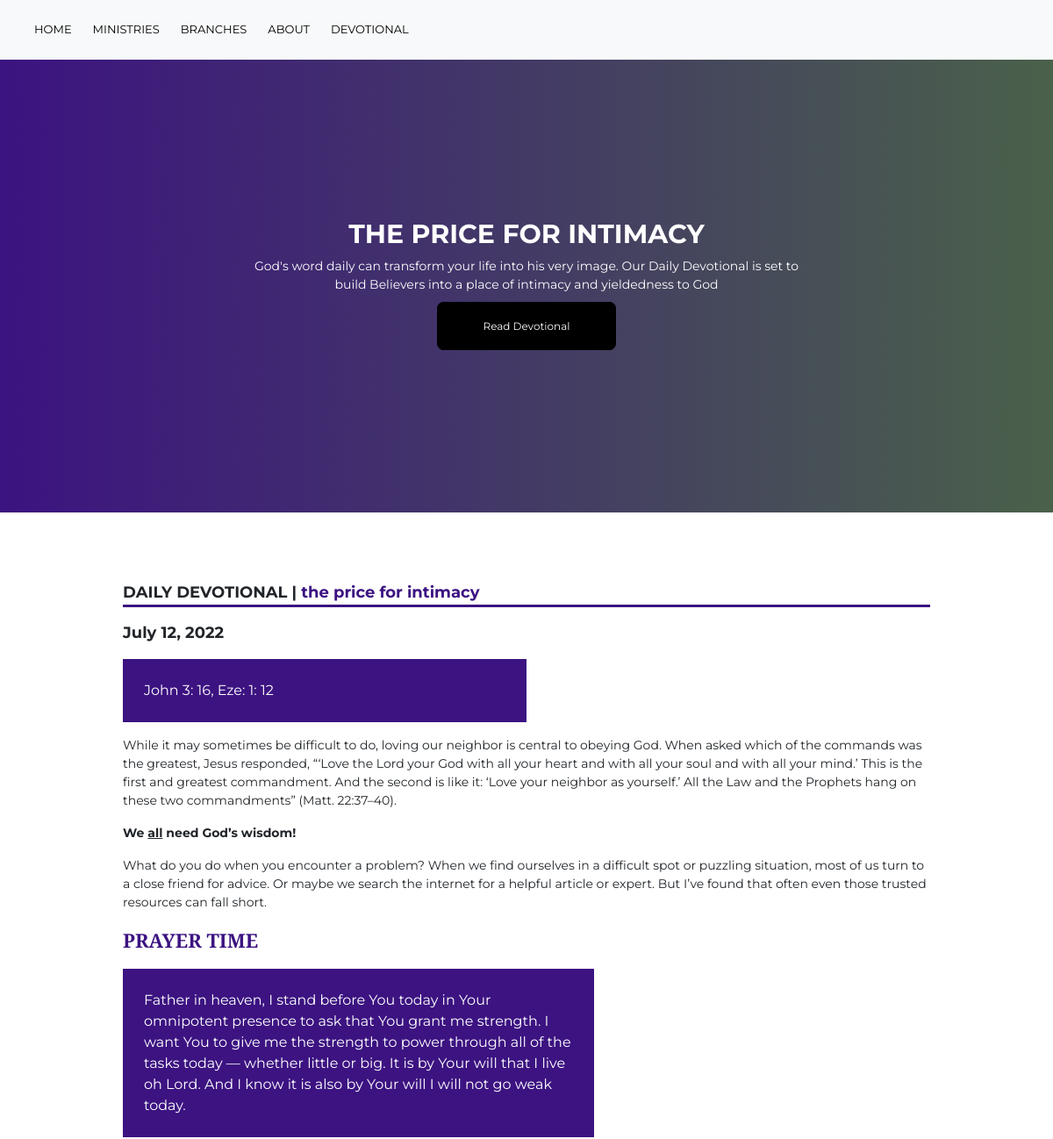
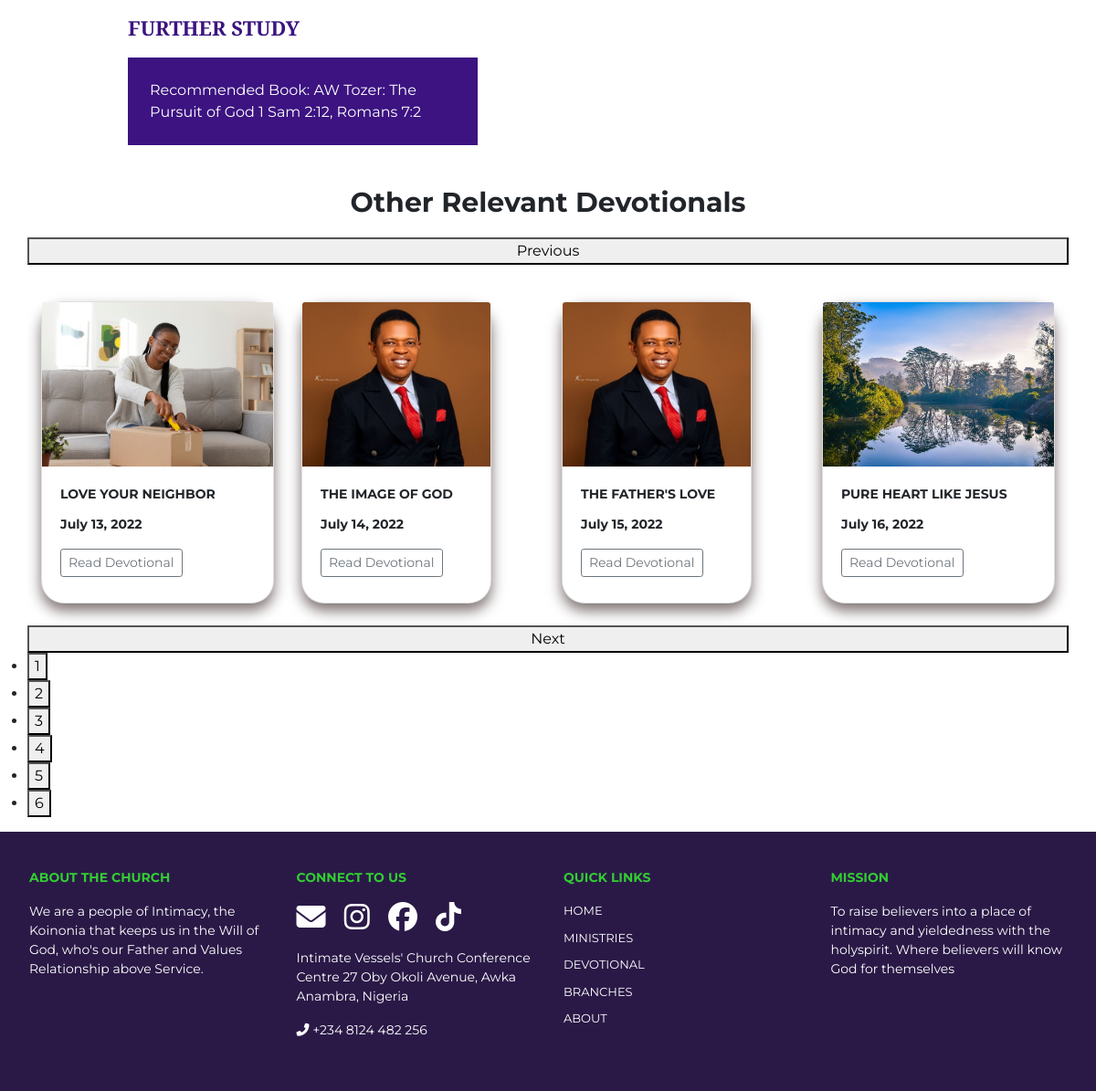
/devotional/1/, run on the app's committed database (2 pictures, top to bottom).
### my_app/models.py (models this page shows)
class Devotional(models.Model):
    image = models.ImageField(blank = True, null=True, upload_to='devotional_img')
    title = models.CharField(max_length = 200, blank= True)
    date = models.DateField()
    scripture = models.TextField(max_length = 400, blank= True)
    body = RichTextField(blank=True, null=True)
    prayer = models.TextField(max_length = 500, blank= True)
    further_study = models.TextField(max_length = 1000, blank= True)

### my_app/views.py (the view)
# urls.py: path('devotional/<int:pk>/', my_app_view.devotional_detail, name='devotional_detail'),
def devotional_detail(request, pk):
    all_devotional = Devotional.objects.all()
    devotional = get_object_or_404(Devotional, pk= pk)
    context = {'devotional': devotional, 'all_devotional': all_devotional}
    return render(request, 'my_app/devotional_detail.html', context)

### my_app/templates/my_app/devotional_detail.html (shortened to what this page needs)
{% extends 'my_app/base.html' %}
{% load static %}
{% block main-content %}
<div class="container-fluid gradient-container "  >
    <div class="row m-auto grooming-cont"  >
        <div class="col-12 m-auto" >
            <div class="mt-4 mb-2">
                <h1 class="sub-bold-text m-auto mb-4 white-text text-center" >{{devotional.title.upper}}</h1>
            </div>
            <div class="col-12 col-sm-12 col-md-7 col-lg-7 mt-4 m-auto text-center white-text">
                <p class="m-auto white-text"> God's word daily can transform your life into his very image.
                    Our Daily Devotional is set to build Believers into a place of intimacy and yieldedness to God </p>
            </div>
            <div class="mt-4 text-center">
                <a href="#main-content" class="button-large-dark " >Read Devotional</a>
            </div>
        </div>
    </div>
</div>
<div class="container" id="main-content" style="margin-top: 70px;" >
    <div class="row">
        <div class="col-12 col-sm-12 col-md-10 col-lg-10 m-auto" >
            <p class=" pt-2" style="border-bottom: 3px solid #3c1381; font-weight: bold; font-size: 18px;">
                DAILY DEVOTIONAL | <span style="color: #3c1381;">{{devotional.title}}</span></p>
            <p class="" style="font-size: 18px; font-weight: bold;">{{devotional.date}}</p>
            <div class="p-4 col-12 col-sm-12 col-md-6 col-lg-6 bg-purple mb-3">
                {{devotional.scripture|safe}}
            </div>
            <div >
                {{devotional.body|safe}}
            </div>
            <div>
                <p style="font-weight: bold; font-size: 22px; font-family: 'Playfair Display', serif;" class="purple-color" >PRAYER TIME</p>
                <div class="p-4 col-11 col-sm-11 col-md-7 col-lg-7 bg-purple mb-3">
                    {{devotional.prayer}}
                </div>
                <p style="font-weight: bold; font-size: 22px; font-family: 'Playfair Display', serif;" class="purple-color" >FURTHER STUDY</p>
                <div class="p-4 col-11 col-sm-11 col-md-5 col-lg-5 bg-purple mb-3">
                    {{devotional.further_study}}
                </div>
            </div>
        </div>
    </div>
</div>
<div class="container mt-4" style="">
    <div class="col-12 m-auto text-center">
        <p class="sub-bold-text text-center">Other Relevant Devotionals</p>
    </div>
    <div class="row g-0 slide-div single-item" style=" position: relative !important;">
        {% for devotional in all_devotional %}
        <div class="col-xs-6 col-sm-6 col-md-4 col-lg-3 mt-3 d-flex align-items-stretch" >
            <div class="card mt-4 mb-4" style="width: 100;">
                <div class="card-img-div" style="overflow: hidden; position: relative;">
                    <img class="card-img-top zoom" src="{{ devotional.image.url }}" alt="Card image cap">
                </div>
                <div class="card-body">
                    <p class="card-title post-heading" style="font-weight: bold;">{{devotional.title}}</p>
                    <p class="card-text post-body" style="font-weight: bold;">{{devotional.date}}</p>
                    <div >
                        <a href="#" class="btn btn-sm btn-outline-secondary mb-2 ">Read
                            Devotional</a>
                    </div>
                </div>
             </div>
        </div>
        {% endfor %}
    </div>
</div>
{% endblock main-content %}

### my_app/static/my_app/css/main.css (style rules this page uses)
html { overflow-x: hidden !important; scroll-behavior: smooth; }
body { font-family: 'Montserrat', sans-serif; overflow-x: hidden; scroll-behavior: smooth; padding: 0; margin: 0; background-color:transparent; width: 100%; }
.button-large-dark { width: 200px; height: 50px; background: black; color: white !important; padding: 18px 50px; border-radius: 8px 8px 8px 8px; border: 2px solid black; font-size: 12px; }
.sub-bold-text { font-size: 30px; font-weight: bolder; }
.card { border-radius: 25px 25px 25px 25px; box-shadow: 0px 8px 15px rgb(126, 114, 114) !important; }
.post-heading { text-transform: uppercase; }
.bg-purple { background-color: #3c1381; color: white; }
.purple-color { color: #3c1381; }
.white-text { color: white; }
p { font-size: 14px; }
.gradient-container { background-image: linear-gradient(to right , #3c1381, rgb(74, 97, 74)); }
.grooming-cont { height: 70vh; }
.card-img-top { width: 100%; height: 15vw; object-fit: cover; transition: all 1s ease-in-out; }

### data on the page
Devotional: title "THE PRICE FOR INTIMACY", title "the price for intimacy", date "July 12, 2022", scripture "John 3: 16, Eze: 1: 12", body "While it may sometimes be difficult to do, loving our neighbor is central to obeying God. When asked which of the commands was the greatest, Jesus responded, “‘Love the Lord your God with all your heart and with all your soul and with all your mind.’ This is the first and greatest commandment. And the second is like it: ‘Love your neighbor as yourself.’ All the Law and the Prophets hang on these two commandments” (Matt. 22:37–40). We all need God’s wisdom! What do you do when you encounter a problem? When we find ourselves in a difficult spot or puzzling situation, most of us turn to a close friend for advice. Or maybe we search the internet for a helpful article or expert. But I’ve found…", prayer "Father in heaven, I stand before You today in Your omnipotent presence to ask that You grant me strength. I want You to give me the strength to power through all of the tasks today — whether little or big. It is by Your will that I live oh Lord. And I know it is also by Your will I will not go weak today.", further_study "Recommended Book: AW Tozer: The Pursuit of God 1 Sam 2:12, Romans 7:2"
Devotional: image (picture), title "LOVE YOUR NEIGHBOR", date "July 13, 2022"
Devotional: image (picture), title "THE IMAGE OF GOD", date "July 14, 2022"
Devotional: image (picture), title "THE FATHER'S LOVE", date "July 15, 2022"
Devotional: image (picture), title "PURE HEART LIKE JESUS", date "July 16, 2022"
